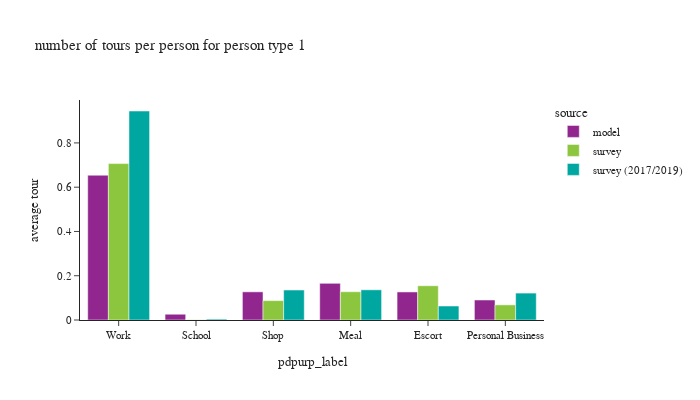

Write notebook code for a chart like this one.
### Code cell
plot_by_pptyp(df_tour, '1')

### Figure 1 — Plotly figure (JSON) as saved in the notebook; plotly's stock layout.template omitted (floating-point values rounded to 4 significant figures)
{"data": [{"alignmentgroup": "True", "hovertemplate": "source=model<br>pdpurp_label=%{x}<br>average tour=%{y}<extra></extra>", "legendgroup": "model", "marker": {"color": "#91268F", "pattern": {"shape": ""}}, "name": "model", "offsetgroup": "model", "orientation": "v", "showlegend": true, "textposition": "auto", "type": "bar", "x": ["Work", "School", "Shop", "Meal", "Escort", "Personal Business"], "xaxis": "x", "y": [0.6542, 0.02601, 0.1273, 0.1658, 0.1267, 0.09041], "yaxis": "y"}, {"alignmentgroup": "True", "hovertemplate": "source=survey<br>pdpurp_label=%{x}<br>average tour=%{y}<extra></extra>", "legendgroup": "survey", "marker": {"color": "#8CC63E", "pattern": {"shape": ""}}, "name": "survey", "offsetgroup": "survey", "orientation": "v", "showlegend": true, "textposition": "auto", "type": "bar", "x": ["Work", "School", "Shop", "Meal", "Escort", "Personal Business"], "xaxis": "x", "y": [0.7067, 0.001037, 0.0876, 0.1278, 0.1547, 0.06834], "yaxis": "y"}, {"alignmentgroup": "True", "hovertemplate": "source=survey (2017/2019)<br>pdpurp_label=%{x}<br>average tour=%{y}<extra></extra>", "legendgroup": "survey (2017/2019)", "marker": {"color": "#00A7A0", "pattern": {"shape": ""}}, "name": "survey (2017/2019)", "offsetgroup": "survey (2017/2019)", "orientation": "v", "showlegend": true, "textposition": "auto", "type": "bar", "x": ["Work", "School", "Shop", "Meal", "Escort", "Personal Business"], "xaxis": "x", "y": [0.9442, 0.004115, 0.1354, 0.1364, 0.0632, 0.1216], "yaxis": "y"}], "layout": {"barmode": "group", "font": {"size": 11}, "height": 400, "legend": {"title": {"text": "source"}, "tracegroupgap": 0}, "title": {"text": "number of tours per person for person type 1"}, "width": 700, "xaxis": {"anchor": "y", "domain": [0.0, 1.0], "title": {"text": "pdpurp_label"}}, "yaxis": {"anchor": "x", "domain": [0.0, 1.0], "tickformat": ".2", "title": {"text": "average tour"}}}}
